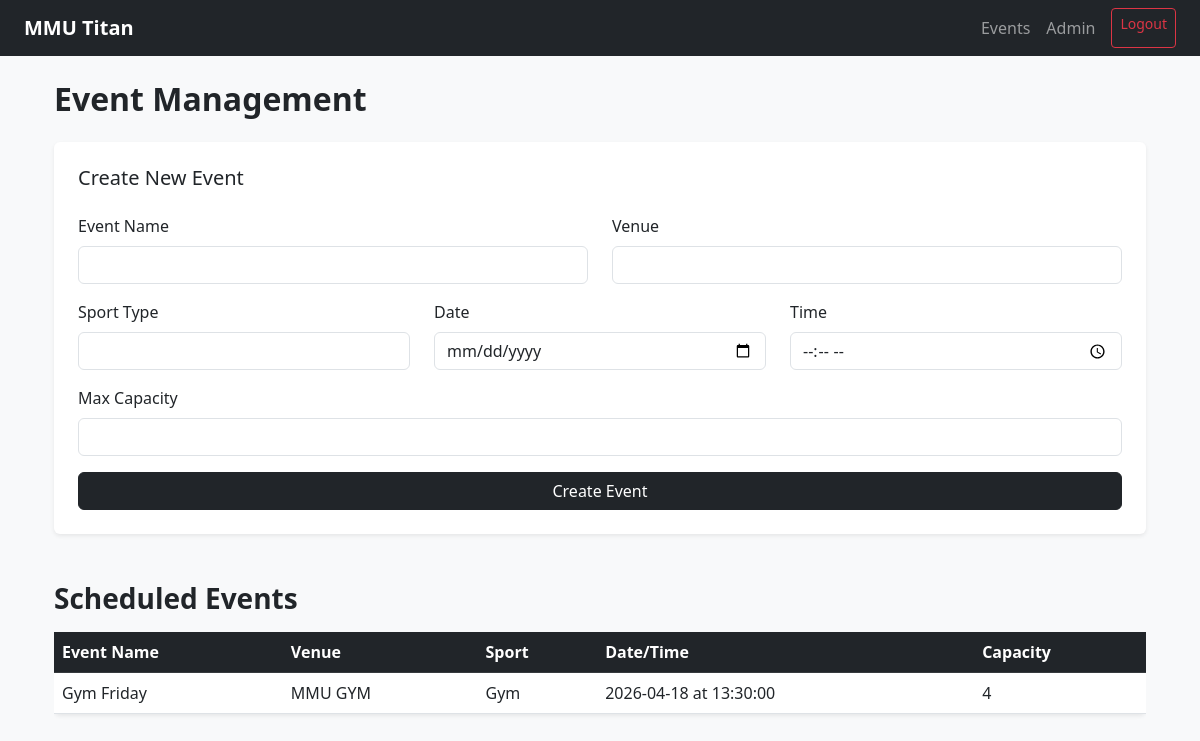
Screenshot of /admin/events (signed in) with the database file from the repository.
### mmutitan/models.py (models this page shows)
class Event(db.Model):
    id = db.Column(db.Integer, primary_key=True)
    name = db.Column(db.String(200), nullable=False)
    venue = db.Column(db.String(200))
    sport_type = db.Column(db.String(100))
    date = db.Column(db.Date)
    time = db.Column(db.Time)
    max_capacity = db.Column(db.Integer)

### mmutitan/app.py (the view, shortened to what this page needs)
    @app.route('/admin/events', methods=['GET', 'POST'])
    @login_required
    def manage_events():
        form = EventForm()
        events = Event.query.all()
        return render_template('admin_events.html', events=events, form=form)

### mmutitan/forms.py
class EventForm(FlaskForm):
    name = StringField('Event Name', validators=[DataRequired()])
    venue = StringField('Venue', validators=[DataRequired()])
    sport_type = StringField('Sport Type', validators=[DataRequired()])
    date = DateField('Date', format='%Y-%m-%d', validators=[DataRequired()])
    time = TimeField('Time', validators=[DataRequired()])
    max_capacity = IntegerField('Max Capacity', validators=[DataRequired()])
    submit = SubmitField('Create Event')

### mmutitan/models.py (called while the page is built)
@login_manager.user_loader
def load_user(user_id):
    return User.query.get(int(user_id))

### mmutitan/templates/admin_events.html (shortened to what this page needs)
{% extends "base.html" %}
{% block content %}
<div class="container mt-4">
    <h2 class="fw-bold mb-4">Event Management</h2>
    <div class="card shadow-sm border-0 mb-5">
        <div class="card-body p-4">
            <h5 class="card-title mb-4">Create New Event</h5>
            <form method="POST">
                <div class="row">
                    <div class="col-md-6 mb-3">
                        {{ form.name.label(class="form-label") }}
                        {{ form.name(class="form-control") }}
                    </div>
                    <div class="col-md-6 mb-3">
                        {{ form.venue.label(class="form-label") }}
                        {{ form.venue(class="form-control") }}
                    </div>
                </div>
                <div class="row">
                    <div class="col-md-4 mb-3">
                        {{ form.sport_type.label(class="form-label") }}
                        {{ form.sport_type(class="form-control") }}
                    </div>
                    <div class="col-md-4 mb-3">
                        {{ form.date.label(class="form-label") }}
                        {{ form.date(class="form-control", type="date") }}
                    </div>
                    <div class="col-md-4 mb-3">
                        {{ form.time.label(class="form-label") }}
                        {{ form.time(class="form-control", type="time") }}
                    </div>
                </div>
                <div class="mb-3">
                    {{ form.max_capacity.label(class="form-label") }}
                    {{ form.max_capacity(class="form-control") }}
                </div>
                {{ form.submit(class="btn btn-dark w-100") }}
            </form>
        </div>
    </div>
    <h3 class="fw-bold mb-3">Scheduled Events</h3>
    <div class="table-responsive">
        <table class="table table-hover bg-white rounded shadow-sm">
            <thead class="table-dark">
                <tr>
                    <th>Event Name</th>
                    <th>Venue</th>
                    <th>Sport</th>
                    <th>Date/Time</th>
                    <th>Capacity</th>
                </tr>
            </thead>
            <tbody>
                {% for event in events %}
                <tr>
                    <td>{{ event.name }}</td>
                    <td>{{ event.venue }}</td>
                    <td>{{ event.sport_type }}</td>
                    <td>{{ event.date }} at {{ event.time }}</td>
                    <td>{{ event.max_capacity }}</td>
                </tr>
                {% endfor %}
            </tbody>
        </table>
    </div>
</div>
{% endblock %}

### rows the page displays
Event: name "Gym Friday", venue "MMU GYM", sport_type "Gym", date "2026-04-18", time "13:30:00", max_capacity "4"
